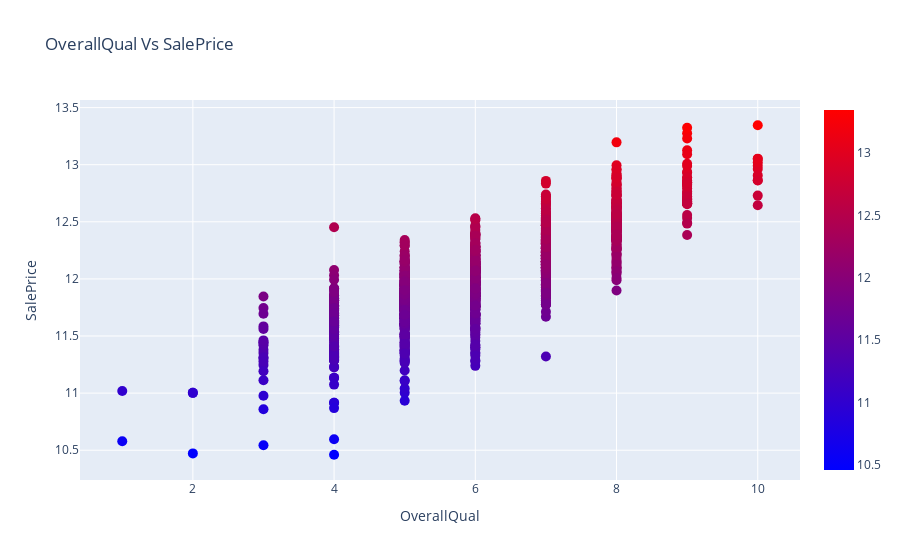

The notebook cell saved with this chart:
### Markdown cell above
*So 'SalePrice' and 'GarageCars' show* ***linear relationship.***

### Code cell
'''Scatter plot of OverallQual Vs SalePrice'''
scatter_plot(train.OverallQual, np.log(train.SalePrice), 'OverallQual Vs SalePrice', 'OverallQual', 'SalePrice', 10, 
             'Bluered')

### Figure 1 — Plotly figure (JSON) as saved in the notebook; plotly's stock layout.template omitted (floating-point values rounded to 4 significant figures; data arrays with more than 128 entries replaced by an {"elided": "..."} marker saying what was removed)
{"data": [{"marker": {"color": {"elided": "1438 float values"}, "colorscale": [[0, "rgb(0,0,255)"], [1, "rgb(255,0,0)"]], "showscale": true, "size": 10}, "mode": "markers", "type": "scatter", "x": {"elided": "1438 int values"}, "y": {"elided": "1438 float values"}}], "layout": {"hovermode": "closest", "title": {"text": "OverallQual Vs SalePrice"}, "xaxis": {"title": {"text": "OverallQual"}}, "yaxis": {"title": {"text": "SalePrice"}}}}
